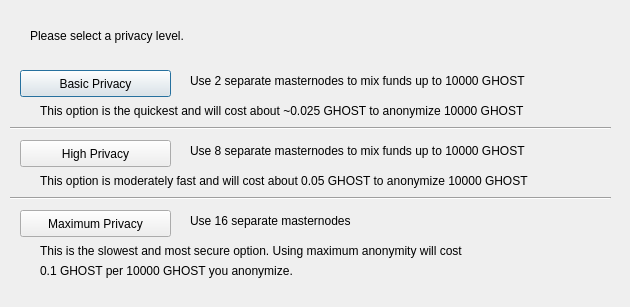
<?xml version="1.0" encoding="UTF-8"?>
<ui version="4.0">
 <class>ObfuscationConfig</class>
 <widget class="QDialog" name="ObfuscationConfig">
  <property name="geometry">
   <rect>
    <x>0</x>
    <y>0</y>
    <width>630</width>
    <height>307</height>
   </rect>
  </property>
  <property name="windowTitle">
   <string>Configure Obfuscation</string>
  </property>
  <widget class="QPushButton" name="buttonBasic">
   <property name="geometry">
    <rect>
     <x>20</x>
     <y>70</y>
     <width>151</width>
     <height>27</height>
    </rect>
   </property>
   <property name="text">
    <string>Basic Privacy</string>
   </property>
  </widget>
  <widget class="QPushButton" name="buttonHigh">
   <property name="geometry">
    <rect>
     <x>20</x>
     <y>140</y>
     <width>151</width>
     <height>27</height>
    </rect>
   </property>
   <property name="text">
    <string>High Privacy</string>
   </property>
  </widget>
  <widget class="QPushButton" name="buttonMax">
   <property name="geometry">
    <rect>
     <x>20</x>
     <y>210</y>
     <width>151</width>
     <height>27</height>
    </rect>
   </property>
   <property name="text">
    <string>Maximum Privacy</string>
   </property>
  </widget>
  <widget class="QLabel" name="label">
   <property name="geometry">
    <rect>
     <x>30</x>
     <y>20</y>
     <width>571</width>
     <height>31</height>
    </rect>
   </property>
   <property name="text">
    <string>Please select a privacy level.</string>
   </property>
  </widget>
  <widget class="QLabel" name="label_2">
   <property name="geometry">
    <rect>
     <x>190</x>
     <y>70</y>
     <width>421</width>
     <height>21</height>
    </rect>
   </property>
   <property name="text">
    <string>Use 2 separate masternodes to mix funds up to 10000 GHOST</string>
   </property>
  </widget>
  <widget class="QLabel" name="label_3">
   <property name="geometry">
    <rect>
     <x>190</x>
     <y>140</y>
     <width>411</width>
     <height>21</height>
    </rect>
   </property>
   <property name="text">
    <string>Use 8 separate masternodes to mix funds up to 10000 GHOST</string>
   </property>
  </widget>
  <widget class="QLabel" name="label_4">
   <property name="geometry">
    <rect>
     <x>190</x>
     <y>210</y>
     <width>421</width>
     <height>21</height>
    </rect>
   </property>
   <property name="text">
    <string>Use 16 separate masternodes</string>
   </property>
  </widget>
  <widget class="QLabel" name="label_6">
   <property name="geometry">
    <rect>
     <x>40</x>
     <y>100</y>
     <width>561</width>
     <height>21</height>
    </rect>
   </property>
   <property name="text">
    <string>This option is the quickest and will cost about ~0.025 GHOST to anonymize 10000 GHOST</string>
   </property>
  </widget>
  <widget class="QLabel" name="label_7">
   <property name="geometry">
    <rect>
     <x>40</x>
     <y>170</y>
     <width>561</width>
     <height>21</height>
    </rect>
   </property>
   <property name="text">
    <string>This option is moderately fast and will cost about 0.05 GHOST to anonymize 10000 GHOST</string>
   </property>
  </widget>
  <widget class="QLabel" name="label_8">
   <property name="geometry">
    <rect>
     <x>40</x>
     <y>240</y>
     <width>561</width>
     <height>21</height>
    </rect>
   </property>
   <property name="text">
    <string>This is the slowest and most secure option. Using maximum anonymity will cost</string>
   </property>
  </widget>
  <widget class="QLabel" name="label_9">
   <property name="geometry">
    <rect>
     <x>40</x>
     <y>260</y>
     <width>561</width>
     <height>21</height>
    </rect>
   </property>
   <property name="text">
    <string>0.1 GHOST per 10000 GHOST you anonymize.</string>
   </property>
  </widget>
  <widget class="Line" name="line">
   <property name="geometry">
    <rect>
     <x>10</x>
     <y>120</y>
     <width>601</width>
     <height>16</height>
    </rect>
   </property>
   <property name="orientation">
    <enum>Qt::Horizontal</enum>
   </property>
  </widget>
  <widget class="Line" name="line_2">
   <property name="geometry">
    <rect>
     <x>10</x>
     <y>190</y>
     <width>601</width>
     <height>16</height>
    </rect>
   </property>
   <property name="orientation">
    <enum>Qt::Horizontal</enum>
   </property>
  </widget>
 </widget>
 <resources/>
 <connections/>
</ui>
